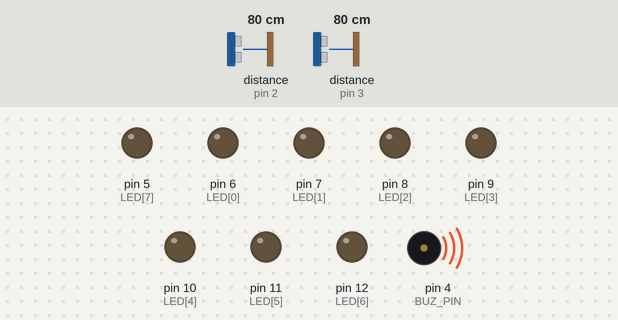
Recording of a sketch running on a simulated Arduino Uno, built with avr-gcc and run on an emulated ATmega328P. Shown: output pins drawn as LEDs (lit = HIGH), buzzer (waves = sounding). Wiring (inferred from the names in the program): 2 × range finder with pulse-width output: data pin 2 / data pin 3. Inputs (shaded band) come from the test bench; at power-on: distance to the obstacle (sensors on pin 2, pin 3) 80 cm.

Above: at 0.2 s.
At 1.65 s:
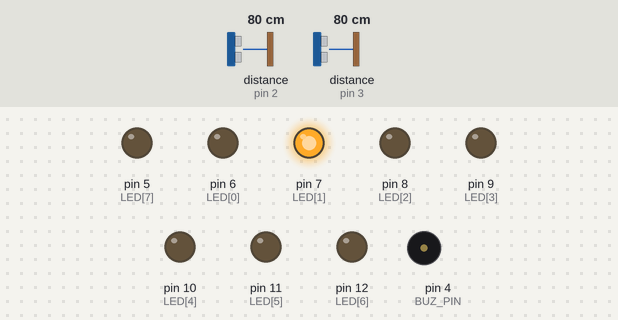
At 1.85 s:
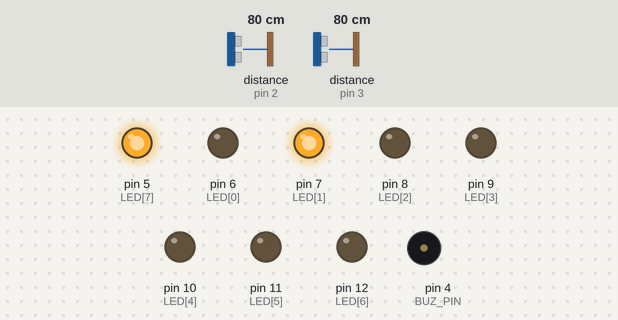
At 3.25 s:
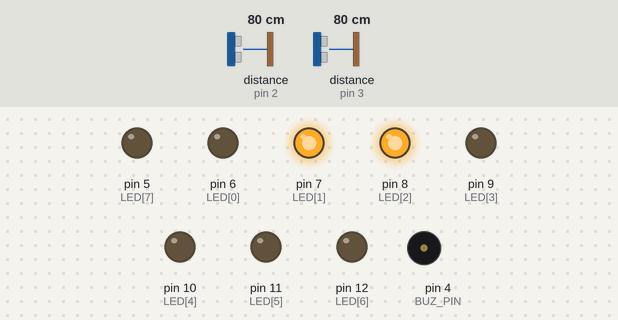
At 5.38 s:
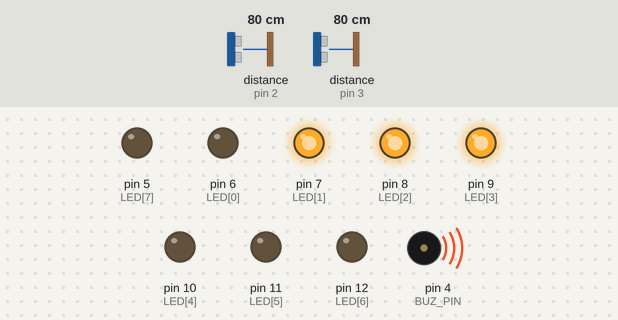
At 6.4 s:
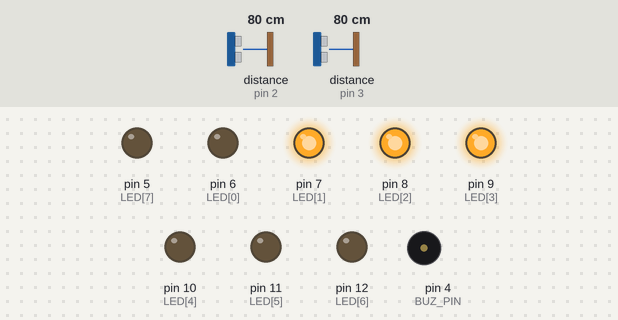
Timing chart, 0 to 7.6 s (numbered marks = the images above):
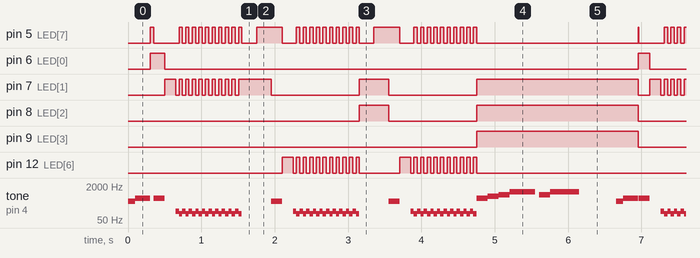

Measured:
- by itself, pin 5 (LED[7]), pin 7 (LED[1]): moves between LOW and HIGH, repeating every 6.6 s
- by itself, pin 6 (LED[0]): alternates HIGH for 0.16 s and LOW for 6.5 s
- by itself, pin 8 (LED[2]): repeats every 6.6 s: LOW 1.2 s, HIGH 2.2 s, LOW 2.8 s, HIGH 0.40 s
- by itself, pin 9 (LED[3]): alternates HIGH for 2.2 s and LOW for 4.4 s
- by itself, pin 12 (LED[6]): repeats every 6.6 s: 10 × (LOW 0.05 s, HIGH 0.05 s), LOW 0.55 s, HIGH 0.15 s, 10 × (LOW 0.05 s, HIGH 0.05 s), LOW 4.0 s, HIGH 0.15 s
- by itself, tone on pin 4 (BUZ_PIN): plays 392 Hz for 0.10 s, 523 Hz for 0.20 s, 523 Hz for 0.15 s, 131 Hz for 0.05 s, 98 Hz for 0.05 s, 131 Hz for 0.05 s … (428 notes in this stretch)

The sketch:

_1D_PONG_w_INTERRUPTS_v9.ino
```cpp
// 1D PONG - MICHAL SEJC

#define NOTE_B0  31
#define NOTE_C1  33
#define NOTE_CS1 35
#define NOTE_D1  37
#define NOTE_DS1 39
#define NOTE_E1  41
#define NOTE_F1  44
#define NOTE_FS1 46
#define NOTE_G1  49
#define NOTE_GS1 52
#define NOTE_A1  55
#define NOTE_AS1 58
#define NOTE_B1  62
#define NOTE_C2  65
#define NOTE_CS2 69
#define NOTE_D2  73
#define NOTE_DS2 78
#define NOTE_E2  82
#define NOTE_F2  87
#define NOTE_FS2 93
#define NOTE_G2  98
#define NOTE_GS2 104
#define NOTE_A2  110
#define NOTE_AS2 117
#define NOTE_B2  123
#define NOTE_C3  131
#define NOTE_CS3 139
#define NOTE_D3  147
#define NOTE_DS3 156
#define NOTE_E3  165
#define NOTE_F3  175
#define NOTE_FS3 185
#define NOTE_G3  196
#define NOTE_GS3 208
#define NOTE_A3  220
#define NOTE_AS3 233
#define NOTE_B3  247
#define NOTE_C4  262
#define NOTE_CS4 277
#define NOTE_D4  294
#define NOTE_DS4 311
#define NOTE_E4  330
#define NOTE_F4  349
#define NOTE_FS4 370
#define NOTE_G4  392
#define NOTE_GS4 415
#define NOTE_A4  440
#define NOTE_AS4 466
#define NOTE_B4  494
#define NOTE_C5  523
#define NOTE_CS5 554
#define NOTE_D5  587
#define NOTE_DS5 622
#define NOTE_E5  659
#define NOTE_F5  698
#define NOTE_FS5 740
#define NOTE_G5  784
#define NOTE_GS5 831
#define NOTE_A5  880
#define NOTE_AS5 932
#define NOTE_B5  988
#define NOTE_C6  1047
#define NOTE_CS6 1109
#define NOTE_D6  1175
#define NOTE_DS6 1245
#define NOTE_E6  1319
#define NOTE_F6  1397
#define NOTE_FS6 1480
#define NOTE_G6  1568
#define NOTE_GS6 1661
#define NOTE_A6  1760
#define NOTE_AS6 1865
#define NOTE_B6  1976
#define NOTE_C7  2093
#define NOTE_CS7 2217
#define NOTE_D7  2349
#define NOTE_DS7 2489
#define NOTE_E7  2637
#define NOTE_F7  2794
#define NOTE_FS7 2960
#define NOTE_G7  3136
#define NOTE_GS7 3322
#define NOTE_A7  3520
#define NOTE_AS7 3729
#define NOTE_B7  3951
#define NOTE_C8  4186
#define NOTE_CS8 4435
#define NOTE_D8  4699
#define NOTE_DS8 4978


#define MAX_SCORE 3
#define INCREMENT_DELAY_HIT_TRESHOLD 1

#define LEFT 0
#define RIGHT 1
#define ANYONE 2
#define NO_ONE 3
#define BOOTUP 4
#define WIN 5
#define MISS 6


#define VIOLATION_BLINK_PERIOD 45
#define WAITING_BLINK_PERIOD 200

#define BLINKS_PER_VIOLATION 10

#define DELAY_INITIAL 150
#define DELAY_MINIMAL 70
#define DELAY_SUBTRAHEND 15


#define LEFT_BTN_PIN 2
#define RIGHT_BTN_PIN 3
#define BUZ_PIN 4

#define N_OF_LEDS 8
byte LED[N_OF_LEDS] = {6, 7, 8, 9, 10, 11, 12, 5};


byte scoreBuffer = 0b00000000;
byte positionBuffer;
byte LEDbuffer;
byte temp;
byte i;

byte startPattern[2] = {0b10000000, 0b00000001};
byte score[2];
byte violator;

int hitCount;
int gameDelay = DELAY_INITIAL;

byte startingSide;


void setup() {
    Serial.begin(9600);
  pinMode(LEFT_BTN_PIN, INPUT_PULLUP);
  pinMode(RIGHT_BTN_PIN, INPUT_PULLUP);
  pinMode(BUZ_PIN, OUTPUT);

  for (byte i = 0; i < N_OF_LEDS; i++)
    pinMode(LED[i], OUTPUT);

  attachInterrupt(0, leftBtnInterrupt, FALLING);
  attachInterrupt(1, rightBtnInterrupt, FALLING);
}

volatile boolean btnState[2] = {0,0};

void leftBtnInterrupt () {
  btnState[LEFT] = 1;
}
void rightBtnInterrupt () {
  btnState[RIGHT] = 1;
}

void updateLEDpins() {
  for(byte i = 0; i < N_OF_LEDS; i++)
    digitalWrite(LED[i], bitRead(LEDbuffer, N_OF_LEDS - 1 - i));
}

void blinkLEDsAwaiting(int who) {
  LEDbuffer = scoreBuffer;
  updateLEDpins();
  delay(WAITING_BLINK_PERIOD);
  positionBuffer = startPattern[who];
  LEDbuffer |= positionBuffer;
  updateLEDpins();
  delay(WAITING_BLINK_PERIOD);
}

void signalViolation() {
  for(i = 0; i < BLINKS_PER_VIOLATION; i++)
  {
    LEDbuffer = 0b00000000;
    updateLEDpins();
    tone(BUZ_PIN, NOTE_C3, VIOLATION_BLINK_PERIOD);
    delay(VIOLATION_BLINK_PERIOD);
    LEDbuffer = positionBuffer | startPattern[violator];
    updateLEDpins();
    tone(BUZ_PIN, NOTE_G2, VIOLATION_BLINK_PERIOD);
    delay(VIOLATION_BLINK_PERIOD);
  }
}

byte awaitingInput(byte who) {
  int input = who;
  if(who == ANYONE)
  {
    LEDbuffer = 0b10000001;
    updateLEDpins();
    while(!btnState[LEFT] && !btnState[RIGHT])
      delay(10);
    if(btnState[LEFT])
      input = LEFT;
    else
      input = RIGHT;
  }
  else
    while (!btnState[who])
      blinkLEDsAwaiting(who);
  return input;
}


void loop() {
  int hitCount;
  score[LEFT] = 0;
  score[RIGHT] = 0;
  scoreBuffer = 0;
  startingSide = ANYONE;
  sound(BOOTUP);

GAME_START:
  resetFlags();
  startingSide = awaitingInput(startingSide);
  sound(startingSide);
  positionBuffer = startPattern[startingSide];
  LEDbuffer = positionBuffer;
  updateLEDpins();

  delay(gameDelay);
  resetFlags();
  hitCount = 0;

  if(startingSide == RIGHT)
    goto RIGHT_CONTINUE;

  while(1)
  {

    do
    {
      positionBuffer >>= 1;
      LEDbuffer = positionBuffer;
      updateLEDpins();
      delay(gameDelay);
      checkViolation();
      if(violator != NO_ONE)
        goto VIOLATION_EVALUATION;
      else
        resetFlags();
    }
    while(positionBuffer > 0b00000001);
    sound(RIGHT);

RIGHT_CONTINUE:
    do
    {
      positionBuffer <<= 1;
      LEDbuffer = positionBuffer;
      updateLEDpins();
      delay(gameDelay);
      checkViolation();
      if(violator != NO_ONE)
        goto VIOLATION_EVALUATION;
      else
        resetFlags();
    }
    while(positionBuffer < 0b10000000);
    sound(LEFT);

    hitCount++;
    if ((hitCount > INCREMENT_DELAY_HIT_TRESHOLD) && (gameDelay > 100))
      gameDelay -= DELAY_SUBTRAHEND;
  }

VIOLATION_EVALUATION:
  signalViolation();
  score[(violator+1)%2]++;
  updateScoreBuffer();
  if(score[(violator+1)%2] < MAX_SCORE)
  {
    startingSide = violator;
    goto GAME_START;
  }

  else
  {
    LEDbuffer = scoreBuffer;
    updateLEDpins();
    sound(WIN);
  }
}

void sound(char type) {
  if(type == BOOTUP)
  {
    tone(BUZ_PIN, NOTE_G4, 150);
    delay(100);
    tone(BUZ_PIN, NOTE_C5, 200);
    delay(200);
  }
  else if(type == LEFT)
    tone(BUZ_PIN, NOTE_C5, 150);
  else if(type == RIGHT)
    tone(BUZ_PIN, NOTE_G4, 150);
  else if(type == WIN)
  {
    tone(BUZ_PIN, NOTE_C5, 150);
    delay(150);
    tone(BUZ_PIN, NOTE_E5, 150);
    delay(150);
    tone(BUZ_PIN, NOTE_G5, 150);
    delay(150);
    tone(BUZ_PIN, NOTE_C6, 350);
    delay(400);
    tone(BUZ_PIN, NOTE_G5, 200);
    delay(150);
    tone(BUZ_PIN, NOTE_C6, 400);
    delay(400);
    delay(500);
  }
}

void resetFlags() {
  violator = NO_ONE;
  btnState[LEFT] = 0;
  btnState[RIGHT] = 0;
}

void checkViolation() {
  if((btnState[LEFT] && (positionBuffer < 0b10000000)) || (!btnState[LEFT] && (positionBuffer == 0b10000000)))
    violator = LEFT;
  if((btnState[RIGHT] && (positionBuffer > 0b00000001)) || (!btnState[RIGHT] && (positionBuffer == 0b00000001)))
    violator = RIGHT;
}

void updateScoreBuffer() {
  //bit 0 is the least significant
  for(byte i = N_OF_LEDS - 2; i > N_OF_LEDS - 2 - score[LEFT]; i--)
    scoreBuffer |= 0b00000001 << i;
  for(byte i = 1; i < 1 + score[RIGHT]; i++)
    scoreBuffer |= 0b00000001 << i;
}
```
